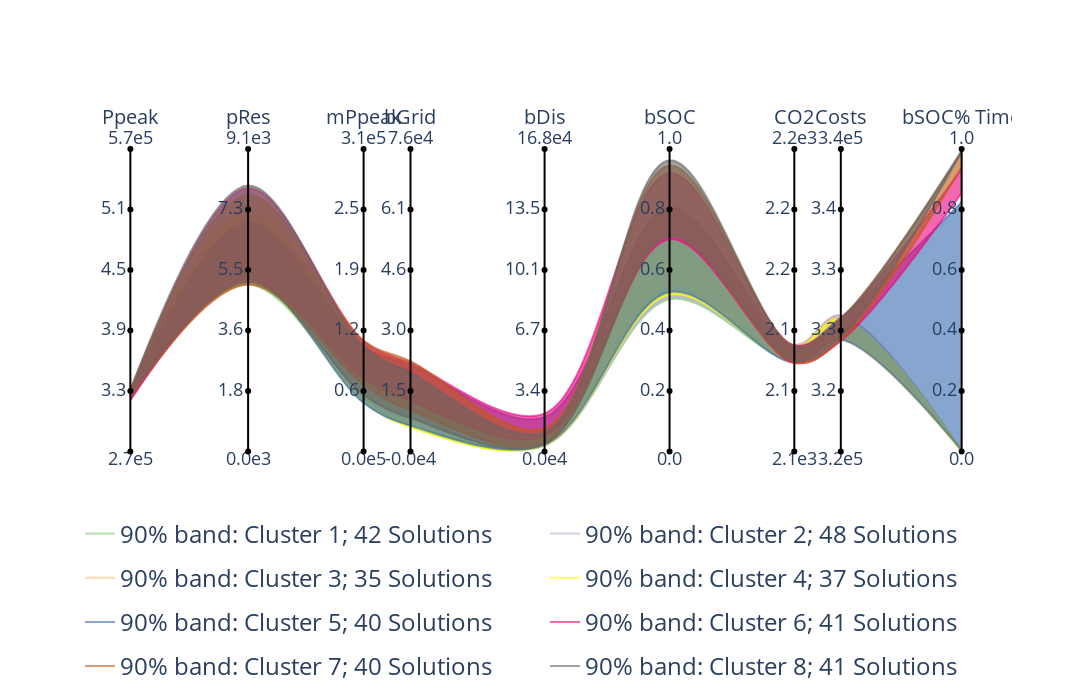

Notebook source saved alongside this figure:
### Code cell
# Same data as before. group by "bSOC% Time"

#band = 8

data_copy = data_copy.copy()
#data_copy = data_copy[data_copy["cluster"]== band]


# Cluster into 8 groups
obj_to_cluster = "bSOC% Time"
n_clusters = 8

data_copy["cluster"] = 1
for i in range(1, n_clusters):
    data_copy.loc[data_copy[obj_to_cluster] > data_copy[obj_to_cluster].quantile(i / n_clusters), "cluster"] = i+1

ordered_data, axis_dist, axis_signs = calculate_axes_positions(
        data_copy[objs],
        obj_order,
        corr,
        dist_parameter=0.521,
        distance_formula=1,
    )

#scales = pd.DataFrame([ordered_data.min(axis=0), ordered_data.max(axis=0)], index=["min", "max"])

fig = SCORE_bands(
    ordered_data,
    color_groups=data_copy["cluster"].tolist(),
    bands=True,
    quantile=0.05,
    axis_positions=axis_dist,
    solutions=False,
    scales=scales[ordered_data.columns],
)

fig.update_layout(
    width=1500,
    height=700,
)

### Figure 1 — Plotly figure (JSON) as saved in the notebook; plotly's stock layout.template omitted (floating-point values rounded to 4 significant figures)
{"data": [{"hovertext": "Cluster 1", "legendgroup": "90% band: Cluster 1", "line": {"color": "rgba(0.4980392156862745, 0.788235294117647, 0.4980392156862745, 0.6)", "shape": "spline"}, "mode": "lines", "name": "90% band: Cluster 1; 42 Solutions        ", "showlegend": true, "type": "scatter", "visible": true, "x": [0, 0.1416, 0.2806, 0.337, 0.4983, 0.6486, 0.7987, 0.8546, 1], "y": [0.2018, 0.5513, 0.1751, 0.08376, 0.02004, 0.5026, 0.2992, 0.3787, 0.001008]}, {"fill": "tonexty", "fillcolor": "rgba(0.4980392156862745, 0.788235294117647, 0.4980392156862745, 0.6)", "hovertext": "Cluster 1", "legendgroup": "90% band: Cluster 1", "line": {"color": "rgba(0.4980392156862745, 0.788235294117647, 0.4980392156862745, 0.6)", "shape": "spline"}, "mode": "lines", "name": "Cluster 1", "showlegend": false, "type": "scatter", "visible": true, "x": [0, 0.1416, 0.2806, 0.337, 0.4983, 0.6486, 0.7987, 0.8546, 1], "y": [0.2018, 0.646, 0.3266, 0.2431, 0.03072, 0.6907, 0.3529, 0.4478, 0.001344]}, {"hovertext": "Cluster 2", "legendgroup": "90% band: Cluster 2", "line": {"color": "rgba(0.7450980392156863, 0.6823529411764706, 0.8313725490196079, 0.6)", "shape": "spline"}, "mode": "lines", "name": "90% band: Cluster 2; 48 Solutions        ", "showlegend": true, "type": "scatter", "visible": true, "x": [0, 0.1416, 0.2806, 0.337, 0.4983, 0.6486, 0.7987, 0.8546, 1], "y": [0.2018, 0.5937, 0.1756, 0.09628, 0.0207, 0.5083, 0.3071, 0.393, 0.001456]}, {"fill": "tonexty", "fillcolor": "rgba(0.7450980392156863, 0.6823529411764706, 0.8313725490196079, 0.6)", "hovertext": "Cluster 2", "legendgroup": "90% band: Cluster 2", "line": {"color": "rgba(0.7450980392156863, 0.6823529411764706, 0.8313725490196079, 0.6)", "shape": "spline"}, "mode": "lines", "name": "Cluster 2", "showlegend": false, "type": "scatter", "visible": true, "x": [0, 0.1416, 0.2806, 0.337, 0.4983, 0.6486, 0.7987, 0.8546, 1], "y": [0.2018, 0.7821, 0.3552, 0.2382, 0.03334, 0.7003, 0.3506, 0.4507, 0.00168]}, {"hovertext": "Cluster 3", "legendgroup": "90% band: Cluster 3", "line": {"color": "rgba(0.9921568627450981, 0.7529411764705882, 0.5254901960784314, 0.6)", "shape": "spline"}, "mode": "lines", "name": "90% band: Cluster 3; 35 Solutions        ", "showlegend": true, "type": "scatter", "visible": true, "x": [0, 0.1416, 0.2806, 0.337, 0.4983, 0.6486, 0.7987, 0.8546, 1], "y": [0.1944, 0.5681, 0.1904, 0.125, 0.02224, 0.5514, 0.2931, 0.3687, 0.001792]}, {"fill": "tonexty", "fillcolor": "rgba(0.9921568627450981, 0.7529411764705882, 0.5254901960784314, 0.6)", "hovertext": "Cluster 3", "legendgroup": "90% band: Cluster 3", "line": {"color": "rgba(0.9921568627450981, 0.7529411764705882, 0.5254901960784314, 0.6)", "shape": "spline"}, "mode": "lines", "name": "Cluster 3", "showlegend": false, "type": "scatter", "visible": true, "x": [0, 0.1416, 0.2806, 0.337, 0.4983, 0.6486, 0.7987, 0.8546, 1], "y": [0.2018, 0.801, 0.3382, 0.2665, 0.03896, 0.7053, 0.3514, 0.4445, 0.002128]}, {"hovertext": "Cluster 4", "legendgroup": "90% band: Cluster 4", "line": {"color": "rgba(1.0, 1.0, 0.6, 0.6)", "shape": "spline"}, "mode": "lines", "name": "90% band: Cluster 4; 37 Solutions        ", "showlegend": true, "type": "scatter", "visible": true, "x": [0, 0.1416, 0.2806, 0.337, 0.4983, 0.6486, 0.7987, 0.8546, 1], "y": [0.1818, 0.564, 0.1645, 0.0797, 0.02023, 0.5183, 0.2994, 0.3753, 0.00224]}, {"fill": "tonexty", "fillcolor": "rgba(1.0, 1.0, 0.6, 0.6)", "hovertext": "Cluster 4", "legendgroup": "90% band: Cluster 4", "line": {"color": "rgba(1.0, 1.0, 0.6, 0.6)", "shape": "spline"}, "mode": "lines", "name": "Cluster 4", "showlegend": false, "type": "scatter", "visible": true, "x": [0, 0.1416, 0.2806, 0.337, 0.4983, 0.6486, 0.7987, 0.8546, 1], "y": [0.2018, 0.7826, 0.3343, 0.2272, 0.04955, 0.7002, 0.3433, 0.4365, 0.003809]}, {"hovertext": "Cluster 5", "legendgroup": "90% band: Cluster 5", "line": {"color": "rgba(0.2196078431372549, 0.4235294117647059, 0.6901960784313725, 0.6)", "shape": "spline"}, "mode": "lines", "name": "90% band: Cluster 5; 40 Solutions        ", "showlegend": true, "type": "scatter", "visible": true, "x": [0, 0.1416, 0.2806, 0.337, 0.4983, 0.6486, 0.7987, 0.8546, 1], "y": [0.17, 0.5691, 0.1607, 0.08576, 0.02237, 0.5271, 0.2942, 0.37, 0.003921]}, {"fill": "tonexty", "fillcolor": "rgba(0.2196078431372549, 0.4235294117647059, 0.6901960784313725, 0.6)", "hovertext": "Cluster 5", "legendgroup": "90% band: Cluster 5", "line": {"color": "rgba(0.2196078431372549, 0.4235294117647059, 0.6901960784313725, 0.6)", "shape": "spline"}, "mode": "lines", "name": "Cluster 5", "showlegend": false, "type": "scatter", "visible": true, "x": [0, 0.1416, 0.2806, 0.337, 0.4983, 0.6486, 0.7987, 0.8546, 1], "y": [0.2018, 0.7565, 0.3482, 0.2848, 0.1133, 0.8061, 0.3501, 0.4438, 0.8246]}, {"hovertext": "Cluster 6", "legendgroup": "90% band: Cluster 6", "line": {"color": "rgba(0.9411764705882353, 0.00784313725490196, 0.4980392156862745, 0.6)", "shape": "spline"}, "mode": "lines", "name": "90% band: Cluster 6; 41 Solutions        ", "showlegend": true, "type": "scatter", "visible": true, "x": [0, 0.1416, 0.2806, 0.337, 0.4983, 0.6486, 0.7987, 0.8546, 1], "y": [0.1704, 0.5623, 0.2415, 0.1666, 0.05112, 0.701, 0.2934, 0.3654, 0.8545]}, {"fill": "tonexty", "fillcolor": "rgba(0.9411764705882353, 0.00784313725490196, 0.4980392156862745, 0.6)", "hovertext": "Cluster 6", "legendgroup": "90% band: Cluster 6", "line": {"color": "rgba(0.9411764705882353, 0.00784313725490196, 0.4980392156862745, 0.6)", "shape": "spline"}, "mode": "lines", "name": "Cluster 6", "showlegend": false, "type": "scatter", "visible": true, "x": [0, 0.1416, 0.2806, 0.337, 0.4983, 0.6486, 0.7987, 0.8546, 1], "y": [0.1885, 0.8699, 0.3645, 0.292, 0.1253, 0.92, 0.3504, 0.439, 0.9341]}, {"hovertext": "Cluster 7", "legendgroup": "90% band: Cluster 7", "line": {"color": "rgba(0.7490196078431373, 0.3568627450980392, 0.09019607843137253, 0.6)", "shape": "spline"}, "mode": "lines", "name": "90% band: Cluster 7; 40 Solutions        ", "showlegend": true, "type": "scatter", "visible": true, "x": [0, 0.1416, 0.2806, 0.337, 0.4983, 0.6486, 0.7987, 0.8546, 1], "y": [0.1782, 0.5522, 0.2206, 0.1367, 0.02844, 0.7116, 0.2935, 0.3682, 0.9404]}, {"fill": "tonexty", "fillcolor": "rgba(0.7490196078431373, 0.3568627450980392, 0.09019607843137253, 0.6)", "hovertext": "Cluster 7", "legendgroup": "90% band: Cluster 7", "line": {"color": "rgba(0.7490196078431373, 0.3568627450980392, 0.09019607843137253, 0.6)", "shape": "spline"}, "mode": "lines", "name": "Cluster 7", "showlegend": false, "type": "scatter", "visible": true, "x": [0, 0.1416, 0.2806, 0.337, 0.4983, 0.6486, 0.7987, 0.8546, 1], "y": [0.2051, 0.8488, 0.3672, 0.2989, 0.0764, 0.9453, 0.348, 0.4395, 0.9898]}, {"hovertext": "Cluster 8", "legendgroup": "90% band: Cluster 8", "line": {"color": "rgba(0.4, 0.4, 0.4, 0.6)", "shape": "spline"}, "mode": "lines", "name": "90% band: Cluster 8; 41 Solutions        ", "showlegend": true, "type": "scatter", "visible": true, "x": [0, 0.1416, 0.2806, 0.337, 0.4983, 0.6486, 0.7987, 0.8546, 1], "y": [0.1857, 0.5604, 0.1872, 0.1104, 0.0247, 0.7124, 0.3002, 0.3779, 0.9908]}, {"fill": "tonexty", "fillcolor": "rgba(0.4, 0.4, 0.4, 0.6)", "hovertext": "Cluster 8", "legendgroup": "90% band: Cluster 8", "line": {"color": "rgba(0.4, 0.4, 0.4, 0.6)", "shape": "spline"}, "mode": "lines", "name": "Cluster 8", "showlegend": false, "type": "scatter", "visible": true, "x": [0, 0.1416, 0.2806, 0.337, 0.4983, 0.6486, 0.7987, 0.8546, 1], "y": [0.2018, 0.8791, 0.3476, 0.2595, 0.06355, 0.9623, 0.3456, 0.437, 0.9947]}, {"line": {"color": "black"}, "mode": "text", "showlegend": false, "text": ["2.7e5"], "textposition": "bottom center", "type": "scatter", "x": [0], "y": [0]}, {"line": {"color": "black"}, "mode": "text", "showlegend": false, "text": ["5.7e5"], "textposition": "top center", "type": "scatter", "x": [0], "y": [1]}, {"line": {"color": "black"}, "mode": "markers+lines+text", "showlegend": false, "text": ["", "3.3", "3.9", "4.5", "5.1", ""], "textposition": "middle left", "type": "scatter", "x": [0, 0, 0, 0, 0, 0], "y": [0, 0.2, 0.4, 0.6, 0.8, 1]}, {"mode": "text", "showlegend": false, "text": "Ppeak", "textfont": {"size": 20}, "type": "scatter", "x": [0], "y": [1.1]}, {"line": {"color": "black"}, "mode": "text", "showlegend": false, "text": ["0.0e3"], "textposition": "bottom center", "type": "scatter", "x": [0.1416], "y": [0]}, {"line": {"color": "black"}, "mode": "text", "showlegend": false, "text": ["9.1e3"], "textposition": "top center", "type": "scatter", "x": [0.1416], "y": [1]}, {"line": {"color": "black"}, "mode": "markers+lines+text", "showlegend": false, "text": ["", "1.8", "3.6", "5.5", "7.3", ""], "textposition": "middle left", "type": "scatter", "x": [0.1416, 0.1416, 0.1416, 0.1416, 0.1416, 0.1416], "y": [0, 0.2, 0.4, 0.6, 0.8, 1]}, {"mode": "text", "showlegend": false, "text": "pRes", "textfont": {"size": 20}, "type": "scatter", "x": [0.1416], "y": [1.1]}, {"line": {"color": "black"}, "mode": "text", "showlegend": false, "text": ["0.0e5"], "textposition": "bottom center", "type": "scatter", "x": [0.2806], "y": [0]}, {"line": {"color": "black"}, "mode": "text", "showlegend": false, "text": ["3.1e5"], "textposition": "top center", "type": "scatter", "x": [0.2806], "y": [1]}, {"line": {"color": "black"}, "mode": "markers+lines+text", "showlegend": false, "text": ["", "0.6", "1.2", "1.9", "2.5", ""], "textposition": "middle left", "type": "scatter", "x": [0.2806, 0.2806, 0.2806, 0.2806, 0.2806, 0.2806], "y": [0, 0.2, 0.4, 0.6, 0.8, 1]}, {"mode": "text", "showlegend": false, "text": "mPpeak", "textfont": {"size": 20}, "type": "scatter", "x": [0.2806], "y": [1.1]}, {"line": {"color": "black"}, "mode": "text", "showlegend": false, "text": ["-0.0e4"], "textposition": "bottom center", "type": "scatter", "x": [0.337], "y": [0]}, {"line": {"color": "black"}, "mode": "text", "showlegend": false, "text": ["7.6e4"], "textposition": "top center", "type": "scatter", "x": [0.337], "y": [1]}, {"line": {"color": "black"}, "mode": "markers+lines+text", "showlegend": false, "text": ["", "1.5", "3.0", "4.6", "6.1", ""], "textposition": "middle left", "type": "scatter", "x": [0.337, 0.337, 0.337, 0.337, 0.337, 0.337], "y": [0, 0.2, 0.4, 0.6, 0.8, 1]}, {"mode": "text", "showlegend": false, "text": "bGrid", "textfont": {"size": 20}, "type": "scatter", "x": [0.337], "y": [1.1]}, {"line": {"color": "black"}, "mode": "text", "showlegend": false, "text": ["0.0e4"], "textposition": "bottom center", "type": "scatter", "x": [0.4983], "y": [0]}, {"line": {"color": "black"}, "mode": "text", "showlegend": false, "text": ["16.8e4"], "textposition": "top center", "type": "scatter", "x": [0.4983], "y": [1]}, {"line": {"color": "black"}, "mode": "markers+lines+text", "showlegend": false, "text": ["", "3.4", "6.7", "10.1", "13.5", ""], "textposition": "middle left", "type": "scatter", "x": [0.4983, 0.4983, 0.4983, 0.4983, 0.4983, 0.4983], "y": [0, 0.2, 0.4, 0.6, 0.8, 1]}, {"mode": "text", "showlegend": false, "text": "bDis", "textfont": {"size": 20}, "type": "scatter", "x": [0.4983], "y": [1.1]}, {"line": {"color": "black"}, "mode": "text", "showlegend": false, "text": ["0.0"], "textposition": "bottom center", "type": "scatter", "x": [0.6486], "y": [0]}, {"line": {"color": "black"}, "mode": "text", "showlegend": false, "text": ["1.0"], "textposition": "top center", "type": "scatter", "x": [0.6486], "y": [1]}, {"line": {"color": "black"}, "mode": "markers+lines+text", "showlegend": false, "text": ["", "0.2", "0.4", "0.6", "0.8", ""], "textposition": "middle left", "type": "scatter", "x": [0.6486, 0.6486, 0.6486, 0.6486, 0.6486, 0.6486], "y": [0, 0.2, 0.4, 0.6, 0.8, 1]}, {"mode": "text", "showlegend": false, "text": "bSOC", "textfont": {"size": 20}, "type": "scatter", "x": [0.6486], "y": [1.1]}, {"line": {"color": "black"}, "mode": "text", "showlegend": false, "text": ["2.1e3"], "textposition": "bottom center", "type": "scatter", "x": [0.7987], "y": [0]}, {"line": {"color": "black"}, "mode": "text", "showlegend": false, "text": ["2.2e3"], "textposition": "top center", "type": "scatter", "x": [0.7987], "y": [1]}, {"line": {"color": "black"}, "mode": "markers+lines+text", "showlegend": false, "text": ["", "2.1", "2.1", "2.2", "2.2", ""], "textposition": "middle left", "type": "scatter", "x": [0.7987, 0.7987, 0.7987, 0.7987, 0.7987, 0.7987], "y": [0, 0.2, 0.4, 0.6, 0.8, 1]}, {"mode": "text", "showlegend": false, "text": "CO2", "textfont": {"size": 20}, "type": "scatter", "x": [0.7987], "y": [1.1]}, {"line": {"color": "black"}, "mode": "text", "showlegend": false, "text": ["3.2e5"], "textposition": "bottom center", "type": "scatter", "x": [0.8546], "y": [0]}, {"line": {"color": "black"}, "mode": "text", "showlegend": false, "text": ["3.4e5"], "textposition": "top center", "type": "scatter", "x": [0.8546], "y": [1]}, {"line": {"color": "black"}, "mode": "markers+lines+text", "showlegend": false, "text": ["", "3.2", "3.3", "3.3", "3.4", ""], "textposition": "middle left", "type": "scatter", "x": [0.8546, 0.8546, 0.8546, 0.8546, 0.8546, 0.8546], "y": [0, 0.2, 0.4, 0.6, 0.8, 1]}, {"mode": "text", "showlegend": false, "text": "Costs", "textfont": {"size": 20}, "type": "scatter", "x": [0.8546], "y": [1.1]}, {"line": {"color": "black"}, "mode": "text", "showlegend": false, "text": ["0.0"], "textposition": "bottom center", "type": "scatter", "x": [1], "y": [0]}, {"line": {"color": "black"}, "mode": "text", "showlegend": false, "text": ["1.0"], "textposition": "top center", "type": "scatter", "x": [1], "y": [1]}, {"line": {"color": "black"}, "mode": "markers+lines+text", "showlegend": false, "text": ["", "0.2", "0.4", "0.6", "0.8", ""], "textposition": "middle left", "type": "scatter", "x": [1, 1, 1, 1, 1, 1], "y": [0, 0.2, 0.4, 0.6, 0.8, 1]}, {"mode": "text", "showlegend": false, "text": "bSOC% Time", "textfont": {"size": 20}, "type": "scatter", "x": [1], "y": [1.1]}], "layout": {"font": {"size": 18}, "height": 700, "legend": {"font": {"size": 24}, "orientation": "h", "yanchor": "top"}, "plot_bgcolor": "rgba(0,0,0,0)", "width": 1500, "xaxis": {"showgrid": false, "showticklabels": false, "zeroline": false}, "yaxis": {"showgrid": false, "showticklabels": false, "zeroline": false}}}
